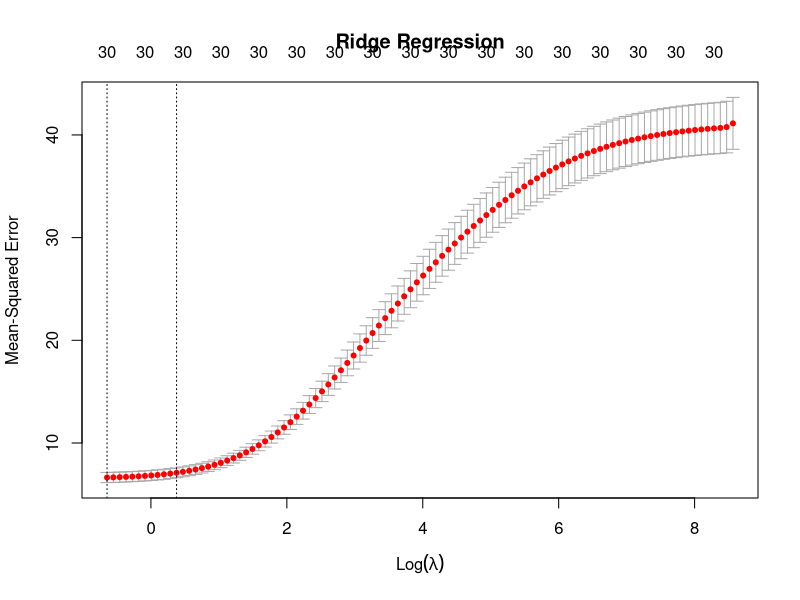
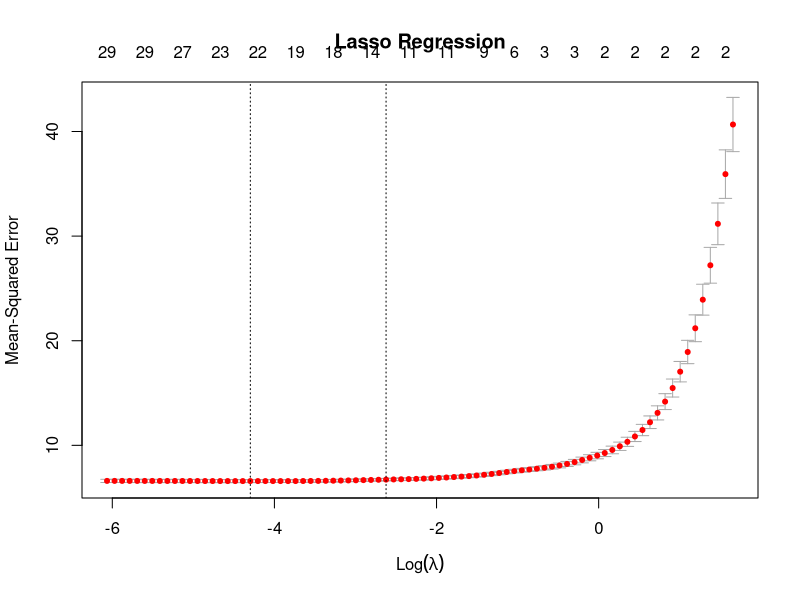
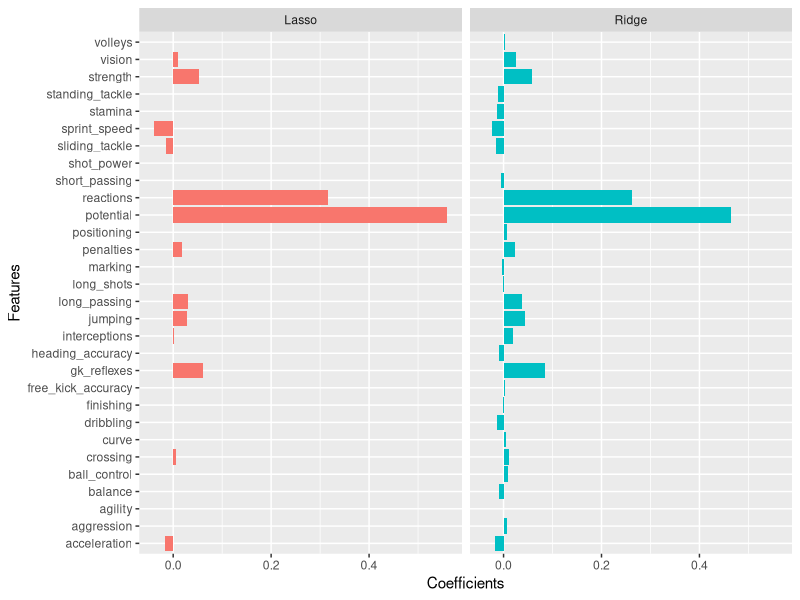

Reproduce these figures in R, in order.
## ---- chunk 1
knitr::opts_chunk$set(echo = TRUE)
setwd("/Users/Raymond/Desktop/Raymond Tan/HW/4B/STAT444/soccer-rating-prediction/data")
soccer.raw <- read.table("rating_potential.csv",sep = " ",na.strings = "NA")
library(glmnet)
library(data.table)
library(ggplot2)
library(MASS)
set.seed(123)
## ---- chunk 2
mse <- function(y,yhat) {
  return( mean( (y - yhat)^2 ))
}


model.predict <- function(m,data) {
  
}


## ---- chunk 3
soccer <- soccer.raw
soccer$player_name <- NULL
soccer$set <- ifelse(runif(n=nrow(soccer)) > 0.85,yes = 1,no = 2)
#Split data into training set and testing set
soccer.train <- soccer[which(soccer$set == 1),]
soccer.test <- soccer[which(soccer$set ==2),]
soccer.train$set <- NULL
soccer.test$set <- NULL
soccer.train.x <- soccer.train[,2:length(soccer.train)]
soccer.test.x <- soccer.test[,2:length(soccer.test)]

ridge.info <- c()
lass.info <- c()

#Fit ridge model
ridge_model <- glmnet(as.matrix(soccer.train.x),soccer.train$overall_rating,alpha = 0)

#Calculate MSE and MSPE for ridge model
train.pred <- as.matrix(cbind(const=1,soccer.train.x)) %*% coef(ridge_model)
test.pred <- as.matrix(cbind(const=1,soccer.test.x)) %*% coef(ridge_model)
ridge_model.mse <- mse(train.pred,soccer.train$overall_rating)
ridge_model.mspe <- mse(test.pred,soccer.test$overall_rating)
ridge.info <- c(ridge_model.mse,ridge_model.mspe)

#Fit Lasso model
lasso_model <- glmnet(as.matrix(soccer.train.x),soccer.train$overall_rating,alpha = 1)
train.pred <- as.matrix(cbind(const=1,soccer.train.x)) %*% coef(lasso_model)
test.pred <- as.matrix(cbind(const=1,soccer.test.x)) %*% coef(lasso_model)
lasso_model.mse <- mse(train.pred,soccer.train$overall_rating)
lasso_model.mspe <- mse(test.pred,soccer.test$overall_rating)
lasso.info <- c(lasso_model.mse,lasso_model.mspe)

ridge_model <- cv.glmnet(as.matrix(soccer.train.x),soccer.train$overall_rating,alpha = 0,nfolds = 5)
lasso_model <- cv.glmnet(as.matrix(soccer.train.x),soccer.train$overall_rating,alpha = 1,nfolds = 5)

ridge <- lm.ridge(soccer.train$overall_rating ~ .,data = soccer.train)
best_lambda.ridge <- ridge_model$lambda.1se
best_lambda.lasso <- lasso_model$lambda.1se
plot(ridge_model,main = "Ridge Regression")
plot(lasso_model,main = "Lasso Regression")
ridge_coeff <- ridge_model$glmnet.fit$beta[,ridge_model$glmnet.fit$lambda == best_lambda.ridge]
lasso_coeff <- lasso_model$glmnet.fit$beta[,lasso_model$glmnet.fit$lambda == best_lambda.lasso]


#Compare Coefficients:
coeff <- data.table(Lasso = lasso_coeff,Ridge = ridge_coeff)
coeff[,Features :=names(ridge_coeff)]
to_plot <- melt(data = coeff,id.vars = 'Features',variable.name = 'Model',value.name = 'Coefficients')
ggplot(to_plot,aes(x=Features,y=Coefficients,fill=Model)) + coord_flip() + geom_bar(stat = 'identity') + facet_wrap(~ Model) + guides(fill = FALSE)
